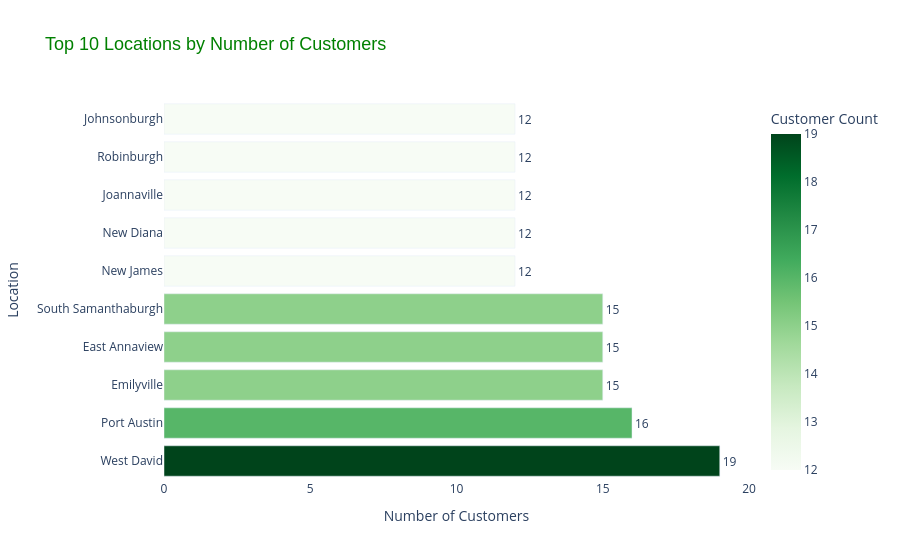

Notebook cell for this chart:
### Code cell
# Top 10 Locations by Number of Customers
location_counts = (
    final_combined_dataset.groupby("Location")
    .size()
    .sort_values(ascending=False)
    .head(10)
    .reset_index(name="Customer Count")
)

# Create the bar plot
fig_top_locations_customers = px.bar(
    location_counts,
    x="Customer Count",
    y="Location",
    orientation="h",
    title="Top 10 Locations by Number of Customers",
    color="Customer Count",
    color_continuous_scale=px.colors.sequential.Greens,
    text="Customer Count",  # Add the customer count as text labels on the bars
)

# Update layout to display the count labels outside the bars
fig_top_locations_customers.update_traces(
    textposition="outside",  # Position the labels outside the bars
    texttemplate="%{text}"    # Display the exact count value
)

# Layout customization
fig_top_locations_customers.update_layout(
    xaxis_title="Number of Customers",
    yaxis_title="Location",
    plot_bgcolor="white",
    title_font=dict(size=18, family="Arial", color="green"),
)

fig_top_locations_customers.show()

### Figure 1 — Plotly figure (JSON) as saved in the notebook; plotly's stock layout.template omitted (floating-point values rounded to 4 significant figures)
{"data": [{"alignmentgroup": "True", "hovertemplate": "Customer Count=%{marker.color}<br>Location=%{y}<extra></extra>", "legendgroup": "", "marker": {"color": [19, 16, 15, 15, 15, 12, 12, 12, 12, 12], "coloraxis": "coloraxis", "pattern": {"shape": ""}}, "name": "", "offsetgroup": "", "orientation": "h", "showlegend": false, "text": [19, 16, 15, 15, 15, 12, 12, 12, 12, 12], "textposition": "outside", "texttemplate": "%{text}", "type": "bar", "x": [19, 16, 15, 15, 15, 12, 12, 12, 12, 12], "xaxis": "x", "y": ["West David", "Port Austin", "Emilyville", "East Annaview", "South Samanthaburgh", "New James", "New Diana", "Joannaville", "Robinburgh", "Johnsonburgh"], "yaxis": "y"}], "layout": {"autosize": true, "barmode": "relative", "coloraxis": {"colorbar": {"title": {"text": "Customer Count"}}, "colorscale": [[0, "rgb(247,252,245)"], [0.125, "rgb(229,245,224)"], [0.25, "rgb(199,233,192)"], [0.375, "rgb(161,217,155)"], [0.5, "rgb(116,196,118)"], [0.625, "rgb(65,171,93)"], [0.75, "rgb(35,139,69)"], [0.875, "rgb(0,109,44)"], [1, "rgb(0,68,27)"]]}, "legend": {"tracegroupgap": 0}, "plot_bgcolor": "white", "title": {"font": {"color": "green", "family": "Arial", "size": 18}, "text": "Top 10 Locations by Number of Customers"}, "xaxis": {"anchor": "y", "autorange": true, "domain": [0, 1], "range": [0, 20], "title": {"text": "Number of Customers"}, "type": "linear"}, "yaxis": {"anchor": "x", "autorange": true, "domain": [0, 1], "range": [-0.5, 9.5], "title": {"text": "Location"}, "type": "category"}}}
